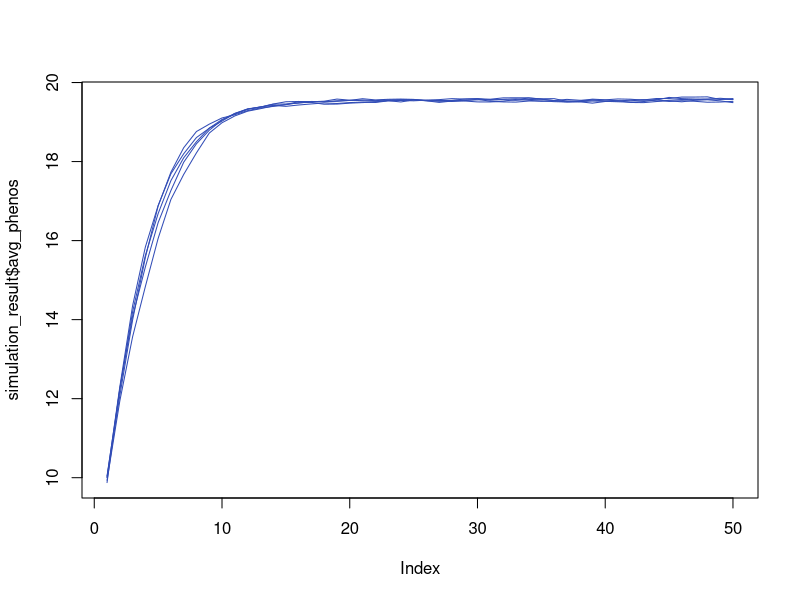

Write the R code that produced this figure.
## Zoya Wani zoyawani1@tamu.edu
## Andres Barboza P. andresdbp@tamu.edu
## April 16, 2024


###### Starting Conditions #########
N <- 1000 #population
loci <- 100 #positions on the genome 
mu <- 10^-5 #human mutation rate 10^-9 for an individual nucleotide
baseval <- 0 # this is a base minimum value for our phenotype
loci.imp <- sort(sample(2:loci, loci/10))
opt <- 100
sigma <- 10
gen <- 50
arch <- "add" # add, addxadd
###### End Starting Conditions #########

###### FUNCTIONS #########

GetPopulation <- function(N,loci){
  
  # The numbers present in the matrix represent the genotype at a locus. 
  # First number is maternal and second is paternal 
  # 0,0 = 1
  # 0,1 = 2
  # 1,0 = 3
  # 1,1 = 4
  pop <- matrix(sample(1:4, N*loci, replace=T), N, loci)
  
  # We are moving away into a model without sex, so the bottom part is commented out
  
  # set as female
  # pop[1:(N/2),1] <- 1
  # set half as male
  # pop[(N/2 + 1):N,1] <- 2
  # first column is sex determining locus with 1=XX 2=XY 
  # remaining columns are the rest of the genome
  # each row in pop is one individual
  
  
  return(pop)
  
}

MutatePop <- function(pop, mu) {
  # Probability of an individual having at least one mutation
  mut.prob <- 1 - (1 - mu)^1547  # 1547 is the number of base pairs in the coding region
  
  # Determine mutation coordinates where random values are less than mut.prob
  mut.coord <- which(matrix(runif(nrow(pop) * ncol(pop)), 
                            nrow = nrow(pop), ncol = ncol(pop)) < mut.prob, 
                     arr.ind = TRUE)
  
  apply_mutations <- function(pop, coordinates) {
    for (i in seq_len(nrow(coordinates))) {
      row_index <- coordinates[i, 1]
      col_index <- coordinates[i, 2]
      value <- pop[row_index, col_index]
      
      # switches values 
      pop[row_index, col_index] <- switch(value,
                                          sample(c(2, 3), 1),  # for 1
                                          sample(c(1, 4), 1),  # for 2
                                          sample(c(1, 4), 1),  # for 3
                                          sample(c(2, 3), 1))  # for 4
    }
    return(pop)
  }
  
  # Apply mutations to the population matrix
  mutants <- apply_mutations(pop, mut.coord)
  return(mutants)
}

GetPheno <- function(pop, loci.imp, baseval, arch){
  temppop <- pop[,loci.imp]
  if(arch == "add") {
    temppop[temppop==1] <- 0
    temppop[temppop %in% c(2, 3)] <- 1
    temppop[temppop == 4] <- 2
  }
  if(arch == "addxadd") {
    # Epistasis: additive by additive
  }
  phenos <- rowSums(temppop) + baseval
  return(phenos)
}

GetFit <- function(obs, opt, sigma){
  numer <- (obs - opt)^2
  denom <- (2 * sigma)^2
  w <- exp(-(numer / denom))
  return(w)
}

Reproduction <- function(pop, N, w, loci) {
  # Sample parents based on fitness probabilities
  parents <- sample(N, size = 2 * N, replace = TRUE, prob = w)
  
  # Generate haplotype selection matrix
  haplotypes <- matrix(sample(1:2, 2 * N * loci, replace = TRUE), nrow = 2 * N, ncol = loci)
  
  # Gamete formation
  gametes <- ifelse(
    pop[parents, ] == 1,  # Genotype 1 -> Both alleles are 0
    0,
    ifelse(
      pop[parents, ] == 4,  # Genotype 4 -> Both alleles are 1
      1,
      ifelse(
        pop[parents, ] == 2,  # Genotype 2 -> Depends on haplotype
        ifelse(haplotypes == 1, 0, 1),
        ifelse(haplotypes == 1, 1, 0)  # Genotype 3 -> Depends on haplotype
      )
    )
  )
  
  # Fertilization: Pair gametes to form diploid genotypes
  maternal_gametes <- gametes[seq(1, 2 * N, by = 2), ]
  paternal_gametes <- gametes[seq(2, 2 * N, by = 2), ]
  new_population <- 1 + maternal_gametes + paternal_gametes * 2
  
  return(new_population)
}

SimulateGenerations <- function(N, loci, mu, baseval, loci.imp, opt, gen, sigma, arch, verbose) {
  pop <- GetPopulation(N, loci)
  avg_phenos <- numeric(gen)
  for (generation in 1:gen) {
    pop <- MutatePop(pop, mu)
    phenos <- GetPheno(pop, loci.imp, baseval, arch)
    avg_phenos[generation] <- mean(phenos)
    w <- GetFit(phenos, opt, sigma)
    pop <- Reproduction(pop, N, w, loci)
    if(verbose) print(generation)
  }
  return(list(final_population = pop, avg_phenos = avg_phenos))
}




# Run the simulation
iter <- 5
for (i in 1:iter) {
  print(i)
  simulation_result <- SimulateGenerations(N = N, loci, mu, baseval, loci.imp, opt, gen, sigma, arch, verbose=F)
  if(i == 1) {
    plot(simulation_result$avg_phenos, type = "l", col = "#314CB6",
         ylim = c(min(simulation_result$avg_phenos), max(simulation_result$avg_phenos)))
  }else{
    lines(simulation_result$avg_phenos, col = "#314CB6")
  }
}
